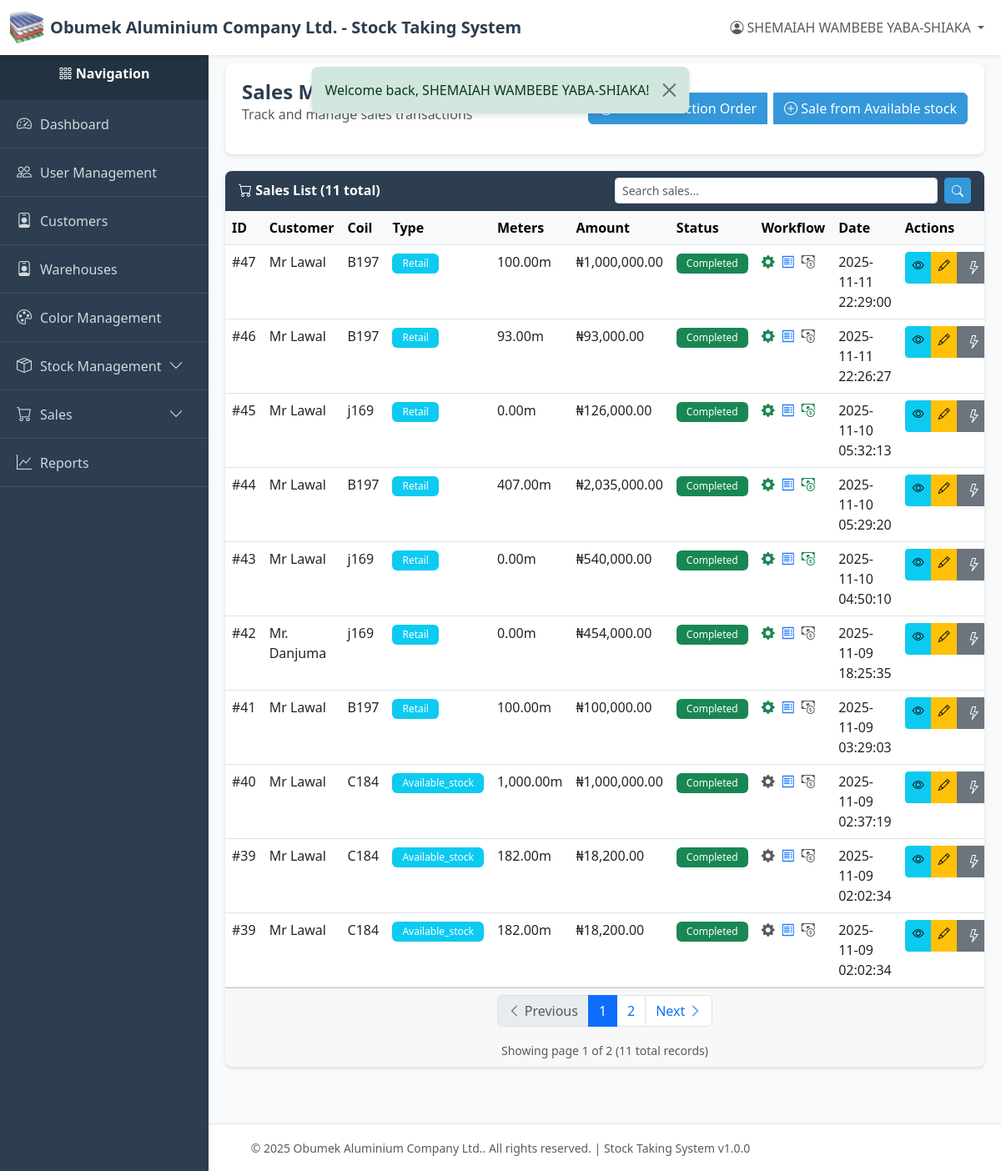
Before: /index.php?page=sales (signed in) with the older database file.
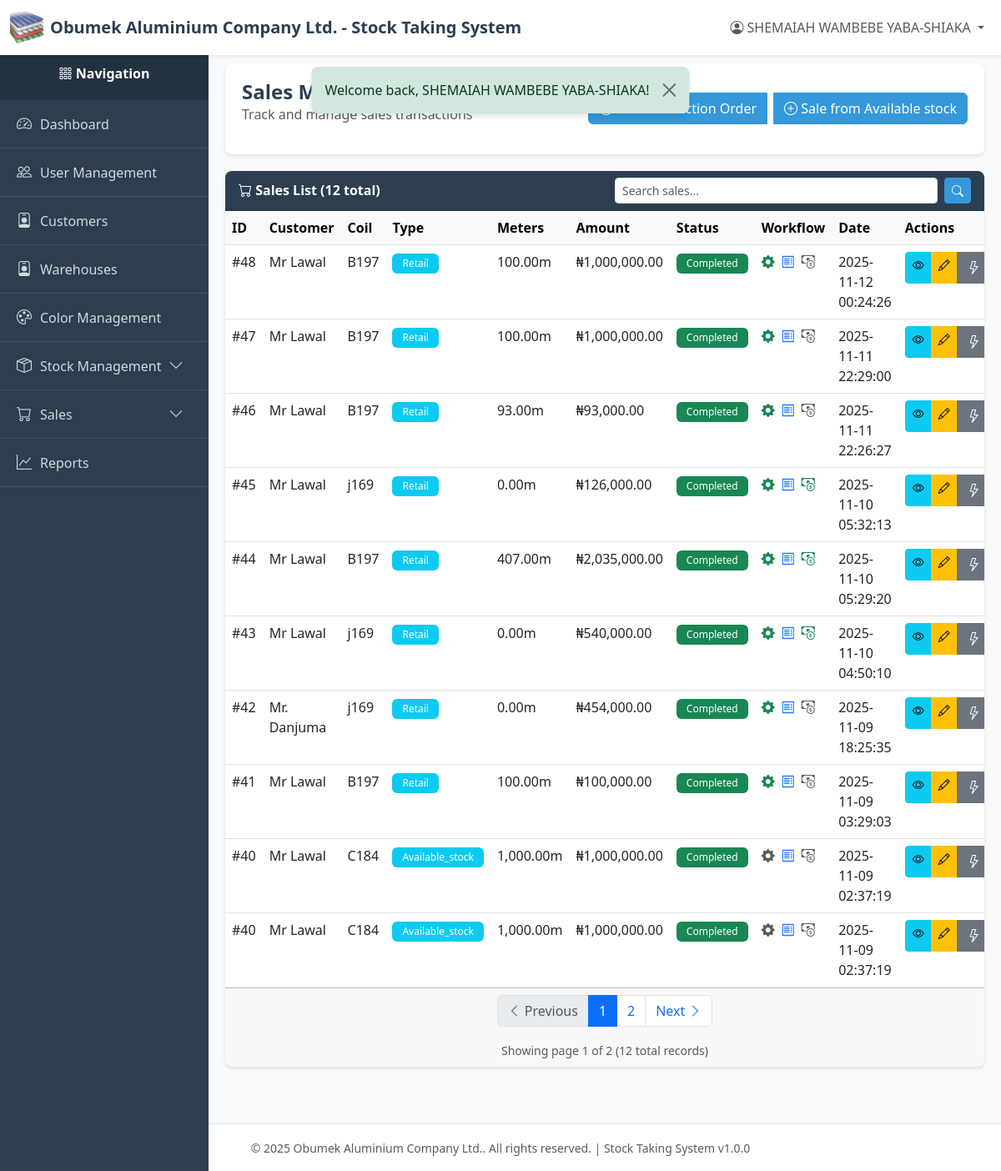
After: the same page with the newer database file.
### tables this page shows
CREATE TABLE `sales` (
  `id` int(11) NOT NULL,
  `customer_id` int(11) NOT NULL,
  `coil_id` int(11) NOT NULL,
  `stock_entry_id` int(11) DEFAULT NULL,
  `sale_type` varchar(50) NOT NULL,
  `meters` decimal(10,2) NOT NULL,
  `price_per_meter` decimal(10,2) NOT NULL,
  `total_amount` decimal(12,2) NOT NULL,
  `status` varchar(50) NOT NULL DEFAULT 'pending',
  `created_by` int(11) NOT NULL,
  `created_at` timestamp NOT NULL DEFAULT current_timestamp(),
  `updated_at` timestamp NULL DEFAULT NULL ON UPDATE current_timestamp(),
  `deleted_at` timestamp NULL DEFAULT NULL
);

CREATE TABLE `customers` (
  `id` int(11) NOT NULL,
  `name` varchar(255) NOT NULL,
  `email` varchar(255) DEFAULT NULL,
  `phone` varchar(50) NOT NULL,
  `address` text DEFAULT NULL,
  `company` varchar(255) DEFAULT NULL,
  `created_by` int(11) NOT NULL,
  `created_at` timestamp NOT NULL DEFAULT current_timestamp(),
  `updated_at` timestamp NULL DEFAULT NULL ON UPDATE current_timestamp(),
  `deleted_at` timestamp NULL DEFAULT NULL
);

CREATE TABLE `coils` (
  `id` int(11) NOT NULL,
  `code` varchar(100) NOT NULL,
  `name` varchar(255) NOT NULL,
  `color` varchar(50) NOT NULL,
  `color_id` int(11) DEFAULT NULL,
  `net_weight` decimal(10,2) NOT NULL,
  `meters` decimal(10,2) DEFAULT NULL COMMENT 'Approximate meters per coil (informational only)',
  `gauge` varchar(50) DEFAULT NULL COMMENT 'Material gauge/thickness (e.g., 0.45mm, 0.50mm)',
  `category` varchar(50) NOT NULL,
  `status` varchar(50) NOT NULL DEFAULT 'available',
  `created_by` int(11) NOT NULL,
  `created_at` timestamp NOT NULL DEFAULT current_timestamp(),
  `updated_at` timestamp NULL DEFAULT NULL ON UPDATE current_timestamp(),
  `deleted_at` timestamp NULL DEFAULT NULL
);

### views/sales/index.php (the view, shortened to what the changed rows need)
<?php
require_once __DIR__ . '/../../config/db.php';
require_once __DIR__ . '/../../models/sale.php';
require_once __DIR__ . '/../../models/invoice.php';
require_once __DIR__ . '/../../models/receipt.php';
require_once __DIR__ . '/../../utils/helpers.php';
$currentPage = isset($_GET['page_num']) ? (int) $_GET['page_num'] : 1;
$searchQuery = $_GET['search'] ?? '';
$saleModel = new Sale();
if (!empty($searchQuery)) {
    $whereClause = 'WHERE s.deleted_at IS NULL
                   AND (c.name LIKE ? OR co.code LIKE ? OR co.name LIKE ?)';
    $searchParam = "%$searchQuery%";
    $params = [$searchParam, $searchParam, $searchParam];
    $sales = $saleModel->getFilteredSales(
        $whereClause,
        $params,
        RECORDS_PER_PAGE,
        ($currentPage - 1) * RECORDS_PER_PAGE,
    );
    $totalSales = $saleModel->countFilteredSales($whereClause, $params);
} else {
    $sales = $saleModel->getAll(RECORDS_PER_PAGE, ($currentPage - 1) * RECORDS_PER_PAGE);
    $totalSales = $saleModel->count();
}
$paginationData = getPaginationData($totalSales, $currentPage);
require_once __DIR__ . '/../../layout/header.php';
require_once __DIR__ . '/../../layout/sidebar.php';
?>
<div class="content-wrapper">
    <div class="page-header">
        <div class="d-flex justify-content-between align-items-center">
            <div>
                <h1 class="page-title">Sales Management</h1>
                <p class="text-muted">Track and manage sales transactions</p>
            </div>
            <div class="btn-group gap-2">
                <?php if (hasPermission(MODULE_SALES_MANAGEMENT, ACTION_CREATE)): ?>
                <a href="?page=sales_create_new" class="btn btn-primary">
                    <i class="bi bi-plus-circle"></i> New Production Order
                </a>
                <a href="?page=sales_create_available" class="btn btn-primary">
                    <i class="bi bi-plus-circle"></i> Sale from Available stock
                </a>
                <?php endif; ?>
            </div>
        </div>
    </div>
    <div class="card">
        <div class="card-header">
            <div class="row align-items-center">
                <div class="col-md-6">
                    <i class="bi bi-cart"></i> Sales List (<?= $totalSales ?> total)
                </div>
                <div class="col-md-6">
                    <form method="GET" action="index.php" class="d-flex">
                        <input type="text" name="search" class="form-control form-control-sm me-2"
                               placeholder="Search sales..." value="<?= htmlspecialchars(
                                   $searchQuery,
                               ) ?>">
                        <button type="submit" class="btn btn-sm btn-primary"><i class="bi bi-search"></i></button>
                    </form>
                </div>
            </div>
        </div>
        <div class="card-body p-0">
            <?php if (empty($sales)): ?>
            <div class="alert alert-info m-3">
                <i class="bi bi-info-circle"></i> No sales found.
            </div>
            <?php else: ?>
            <div class="table-responsive">
                <table class="table table-hover mb-0">
                    <thead class="table-light">
                        <tr>
                            <th>ID</th>
                            <th>Customer</th>
                            <th>Coil</th>
                            <th>Type</th>
                            <th>Meters</th>
                            <th>Amount</th>
                            <th>Status</th>
                            <th>Workflow</th>
                            <th>Date</th>
                            <th>Actions</th>
                        </tr>
                    </thead>
                    <tbody>
                        <?php foreach ($sales as $sale): ?>
                        <tr>
                            <td>#<?= $sale['id'] ?></td>
                            <td><?= htmlspecialchars($sale['customer_name'] ?? 'N/A') ?></td>
                            <td><?= htmlspecialchars($sale['coil_code'] ?? 'N/A') ?></td>
                            <td>
                                <span class="badge bg-info">
                                    <?= ucfirst($sale['sale_type'] ?? 'unknown') ?>
                                </span>
                            </td>
                            <td><?= number_format($sale['meters'], 2) ?>m</td>
                            <td><?= formatCurrency($sale['total_amount']) ?></td>
                            <td>
                                <span class="badge <?= $sale['status'] === 'completed'
                                    ? 'bg-success'
                                    : 'bg-warning' ?>">
                                    <?= ucfirst($sale['status'] ?? 'pending') ?>
                                </span>
                            </td>
                            <td>
                                <div class="d-flex align-items-center">
                                    <a href="<?= $sale['production_id']
                                        ? "?page=production&action=view&id={$sale['production_id']}"
                                        : '#' ?>"
                                       class="text-decoration-none me-2"
                                       title="Production: <?= $sale['production_status'] ?:
                                           'Not started' ?>">
                                        <i class="bi bi-gear-fill <?= $sale['production_status']
                                            ? 'text-success'
                                            : 'text-muted' ?>"></i>
                                    </a>
                                    <a href="<?= $sale['invoice_id']
                                        ? "?page=invoices&action=view&id={$sale['invoice_id']}"
                                        : '#' ?>"
                                       class="text-decoration-none me-2"
                                       title="Invoice: <?= $sale['invoice_status'] ?:
                                           'Not created' ?>">
                                        <i class="bi bi-receipt <?= $sale['invoice_status']
                                            ? 'text-primary'
                                            : 'text-muted' ?>"></i>
                                    </a>
                                    <a href="<?= $sale['invoice_id']
                                        ? "?page=receipts&invoice_id={$sale['invoice_id']}"
                                        : '#' ?>"
                                       class="text-decoration-none"
                                       title="<?= $sale['has_receipts']
                                           ? 'View Receipts'
                                           : 'No receipts' ?>">
                                        <i class="bi bi-cash-coin <?= $sale['has_receipts']
                                            ? 'text-success'
                                            : 'text-muted' ?>"></i>
                                    </a>
                                </div>
                            </td>
                            <td><?= formatDate($sale['created_at']) ?></td>
                            <td>
                                <div class="btn-group btn-group-sm" role="group">
                                    <?php if (
                                        hasPermission(MODULE_SALES_MANAGEMENT, ACTION_VIEW)
                                    ): ?>
                                    <a href="?page=sales_view&id=<?= $sale['id'] ?>"
                                       class="btn btn-info" title="View Details">
                                        <i class="bi bi-eye"></i>
                                    </a>
                                    <?php endif; ?>
                                    <?php if (
                                        hasPermission(MODULE_SALES_MANAGEMENT, ACTION_EDIT)
                                    ): ?>
                                    <a href="?page=sales_edit&id=<?= $sale['id'] ?>"
                                       class="btn btn-warning" title="Edit">
                                        <i class="bi bi-pencil"></i>
                                    </a>
                                    <?php endif; ?>
                                    <div class="btn-group" role="group">
                                        <button type="button" class="btn btn-secondary dropdown-toggle"
                                                data-bs-toggle="dropdown" aria-expanded="false">
                                            <i class="bi bi-lightning"></i>
                                        </button>
                                    </div>
                                </div>
                            </td>
                        </tr>
                        <?php endforeach; ?>
                    </tbody>
                </table>
            </div>
            <?php endif; ?>
        </div>
        <?php if (!empty($sales)): ?>
        <div class="card-footer">
            <?php
            $queryParams = $_GET;
            include __DIR__ . '/../../layout/pagination.php';
            ?>
        </div>
        <?php endif; ?>
    </div>
</div>
<?php require_once __DIR__ . '/../../layout/footer.php'; ?>

### layout/pagination.php (shortened to what the changed rows need)
<?php
$paginationData = $paginationData ?? [];
$queryParams = $queryParams ?? [];
$currentPage = $paginationData['current_page'];
$totalPages = $paginationData['total_pages'];
$hasPrevious = $paginationData['has_previous'];
$hasNext = $paginationData['has_next'];
function buildPaginationUrl($pageNum, $params) {
    $params['page_num'] = $pageNum;
    return '/new-stock-system/index.php?' . http_build_query($params);
}
?>
<nav aria-label="Page navigation">
    <ul class="pagination justify-content-center">
        <li class="page-item <?php echo !$hasPrevious ? 'disabled' : ''; ?>">
            <a class="page-link" href="<?php echo $hasPrevious ? buildPaginationUrl($currentPage - 1, $queryParams) : '#'; ?>">
                <i class="bi bi-chevron-left"></i> Previous
            </a>
        </li>
        <?php
        $range = 2;
        $start = max(1, $currentPage - $range);
        $end = min($totalPages, $currentPage + $range);
            ?>
            <?php
        for ($i = $start; $i <= $end; $i++) {
            ?>
            <li class="page-item <?php echo $i === $currentPage ? 'active' : ''; ?>">
                <a class="page-link" href="<?php echo buildPaginationUrl($i, $queryParams); ?>"><?php echo $i; ?></a>
            </li>
            <?php
        }
            ?>
        <li class="page-item <?php echo !$hasNext ? 'disabled' : ''; ?>">
            <a class="page-link" href="<?php echo $hasNext ? buildPaginationUrl($currentPage + 1, $queryParams) : '#'; ?>">
                Next <i class="bi bi-chevron-right"></i>
            </a>
        </li>
    </ul>
    <div class="text-center text-muted mt-2">
        <small>
            Showing page <?php echo $currentPage; ?> of <?php echo $totalPages; ?>
            (<?php echo $paginationData['total']; ?> total records)
        </small>
    </div>
</nav>

Changed rows visible on the page:
no longer on this page (row unchanged): sales: id "39", customer.name "Mr Lawal", coil.code "C184", sale_type "Available_stock", meters "182.00", total_amount "₦18,200.00", status "Completed", created_at "2025-11-09 02:02:34"
added sales: id "48", customer.name "Mr Lawal", coil.code "B197", sale_type "Retail", meters "100.00", total_amount "₦1,000,000.00", status "Completed", created_at "2025-11-12 00:24:26"
now on one of the page's lists (row unchanged): sales: id "40", customer.name "Mr Lawal", coil.code "C184", sale_type "Available_stock", meters "1,000.00", total_amount "₦1,000,000.00", status "Completed", created_at "2025-11-09 02:37:19"
Other visible differences:
$totalSales: "11" → "12"
$paginationData['total']: "11" → "12"
